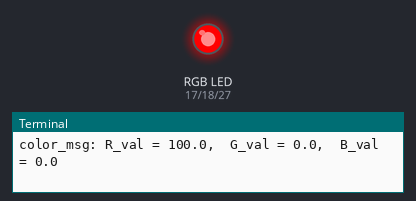
The program below on a simulated Raspberry Pi (BCM pin numbers). Parts: an RGB LED mixed from three pins (HIGH = lit), the last lines printed to the terminal.

Above: at 0.2 s.
At 1.2 s:
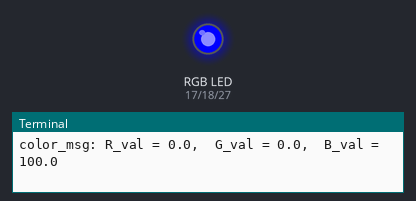
At 1.7 s:
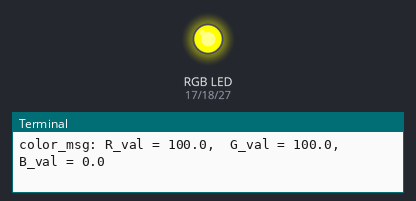
At 2.2 s:
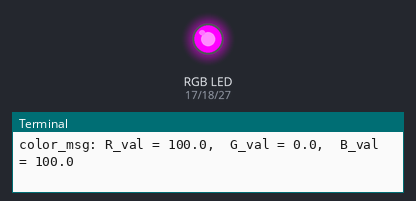
At 3.7 s:
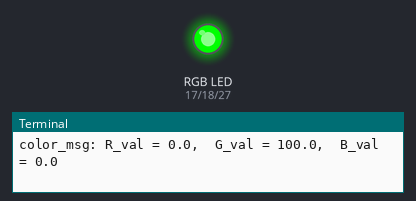
At 5.7 s:
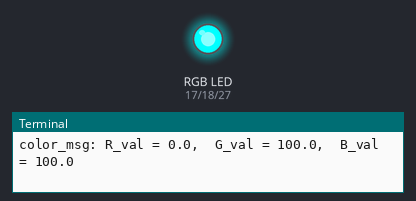
Timing chart, 0 to 6.9 s (numbered marks = the images above):
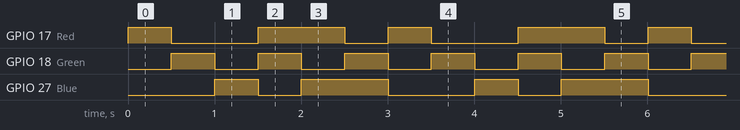

Measured:
- by itself, GPIO 17 (Red): repeats every 3.0 s: LOW 1.0 s, HIGH 1.0 s, LOW 0.50 s, HIGH 0.50 s
- by itself, GPIO 18 (Green): alternates HIGH for 0.50 s and LOW for 0.50 s
- by itself, GPIO 27 (Blue): repeats every 3.0 s: LOW 0.50 s, HIGH 1.0 s, LOW 1.0 s, HIGH 0.50 s

The program:

1.1.2_rgbLed.py
```python
'''
/**********************************************************************
* Author      : Ala Rmida
* E-mail      : ala.rmida.ingen@gmail.com
* website     : https://ala-rmida-ann1998.netlify.app/
**********************************************************************/'''

import RPi.GPIO as GPIO
import time

# Set up a color table in Hexadecimal
COLOR = [0xFF0000, 0x00FF00, 0x0000FF, 0xFFFF00, 0xFF00FF, 0x00FFFF]
# Set pins' channels with dictionary
pins = {'Red':17, 'Green':18, 'Blue':27}


def setup():
	global p_R, p_G, p_B
	# Set the GPIO modes to BCM Numbering
	GPIO.setmode(GPIO.BCM)
	# Set all LedPin's mode to output and initial level to High(3.3v)
	for i in pins:
		GPIO.setup(pins[i], GPIO.OUT, initial=GPIO.HIGH)

	# Set all led as pwm channel and frequece to 2KHz
	p_R = GPIO.PWM(pins['Red'], 2000)
	p_G = GPIO.PWM(pins['Green'], 2000)
	p_B = GPIO.PWM(pins['Blue'], 2000)

	# Set all begin with value 0
	p_R.start(0)
	p_G.start(0)
	p_B.start(0)

# Define a MAP function for mapping values.  Like from 0~255 to 0~100
def MAP(x, in_min, in_max, out_min, out_max):
	return (x - in_min) * (out_max - out_min) / (in_max - in_min) + out_min

# Define a function to set up colors
# input color should be Hexadecimal with
# red value, blue value, green value.
def setColor(color):
 # configures the three LEDs' luminance with the inputted color value .
	# Devide colors from 'color' veriable
	R_val = (color & 0xFF0000) >> 16
	G_val = (color & 0x00FF00) >> 8
	B_val = (color & 0x0000FF) >> 0
 # these three lines are used for analyzing the col variables
 # assign the first two values of the hexadecimal to R, the middle two assigned to G
 # assign the last two values to B, please refer to the shift operation of the hexadecimal for details.

	# Map color value from 0~255 to 0~100
	R_val = MAP(R_val, 0, 255, 0, 100)
	G_val = MAP(G_val, 0, 255, 0, 100)
	B_val = MAP(B_val, 0, 255, 0, 100)

	# Change the colors
	p_R.ChangeDutyCycle(R_val)
	# Assign the mapped duty cycle value to the corresponding PWM channel to change the luminance.
	p_G.ChangeDutyCycle(G_val)
	p_B.ChangeDutyCycle(B_val)

	print ("color_msg: R_val = %s,	G_val = %s,	B_val = %s"%(R_val, G_val, B_val))

def main():
	while True:
		for color in COLOR:# Assign every item in the COLOR list to the color respectively and change the color of the RGB LED via the setColor() function.
			setColor(color)# change the color of the RGB LED
			time.sleep(0.5)# set delay for 0.5s after each color changing. Modify this parameter will changed the LED's color changing rate.

def destroy():
	# Stop all pwm channel
	p_R.stop()
	p_G.stop()
	p_B.stop()
	# Release resource
	GPIO.cleanup()

# If run this script directly, do:
if __name__ == '__main__':
	setup()
	try:
		main()
	# When 'Ctrl+C' is pressed, the program
	# destroy() will be  executed.
	except KeyboardInterrupt:
		destroy()
```
